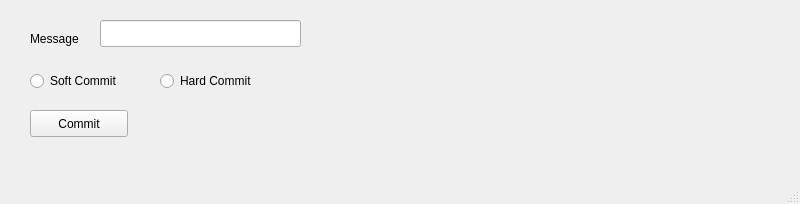
<?xml version="1.0" encoding="UTF-8"?>
<ui version="4.0">
 <class>MainWindow</class>
 <widget class="QMainWindow" name="MainWindow">
  <property name="geometry">
   <rect>
    <x>0</x>
    <y>0</y>
    <width>800</width>
    <height>204</height>
   </rect>
  </property>
  <property name="windowTitle">
   <string>MainWindow</string>
  </property>
  <widget class="QWidget" name="centralwidget">
   <widget class="QLabel" name="label">
    <property name="geometry">
     <rect>
      <x>30</x>
      <y>30</y>
      <width>66</width>
      <height>17</height>
     </rect>
    </property>
    <property name="text">
     <string>Message</string>
    </property>
   </widget>
   <widget class="QLineEdit" name="editMessage">
    <property name="geometry">
     <rect>
      <x>100</x>
      <y>20</y>
      <width>201</width>
      <height>27</height>
     </rect>
    </property>
   </widget>
   <widget class="QRadioButton" name="radioSoft">
    <property name="geometry">
     <rect>
      <x>30</x>
      <y>70</y>
      <width>116</width>
      <height>22</height>
     </rect>
    </property>
    <property name="text">
     <string>Soft Commit</string>
    </property>
   </widget>
   <widget class="QRadioButton" name="radioHard">
    <property name="geometry">
     <rect>
      <x>160</x>
      <y>70</y>
      <width>116</width>
      <height>22</height>
     </rect>
    </property>
    <property name="text">
     <string>Hard Commit</string>
    </property>
   </widget>
   <widget class="QPushButton" name="but">
    <property name="geometry">
     <rect>
      <x>30</x>
      <y>110</y>
      <width>98</width>
      <height>27</height>
     </rect>
    </property>
    <property name="text">
     <string>Commit</string>
    </property>
   </widget>
  </widget>
  <widget class="QMenuBar" name="menubar">
   <property name="geometry">
    <rect>
     <x>0</x>
     <y>0</y>
     <width>800</width>
     <height>25</height>
    </rect>
   </property>
  </widget>
  <widget class="QStatusBar" name="statusbar"/>
 </widget>
 <resources/>
 <connections/>
</ui>
